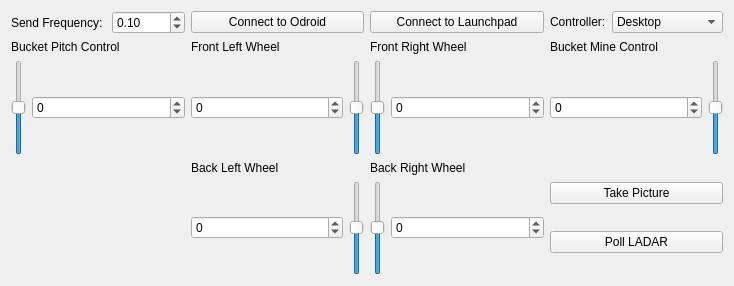
<?xml version="1.0" encoding="UTF-8"?>
<ui version="4.0">
 <class>NASAboticsControlInterfaceClass</class>
 <widget class="QWidget" name="NASAboticsControlInterfaceClass">
  <property name="geometry">
   <rect>
    <x>0</x>
    <y>0</y>
    <width>734</width>
    <height>286</height>
   </rect>
  </property>
  <property name="windowTitle">
   <string>NASAboticsControlInterface</string>
  </property>
  <layout class="QGridLayout" name="gridLayout">
   <item row="0" column="3">
    <layout class="QFormLayout" name="controller_select_layout_">
     <property name="fieldGrowthPolicy">
      <enum>QFormLayout::AllNonFixedFieldsGrow</enum>
     </property>
     <item row="0" column="0">
      <widget class="QLabel" name="controller_select_label_">
       <property name="text">
        <string>Controller:</string>
       </property>
      </widget>
     </item>
     <item row="0" column="1">
      <widget class="QComboBox" name="controller_select_">
       <property name="editable">
        <bool>false</bool>
       </property>
       <item>
        <property name="text">
         <string>Desktop</string>
        </property>
       </item>
       <item>
        <property name="text">
         <string>XBox (type1)</string>
        </property>
       </item>
      </widget>
     </item>
    </layout>
   </item>
   <item row="6" column="1">
    <layout class="QVBoxLayout" name="back_left_wheel_layout_">
     <item>
      <widget class="QLabel" name="label_5">
       <property name="text">
        <string>Back Left Wheel</string>
       </property>
      </widget>
     </item>
     <item>
      <layout class="QHBoxLayout" name="horizontalLayout_3">
       <item>
        <widget class="QSpinBox" name="back_left_wheel_spinbox_">
         <property name="minimum">
          <number>-32678</number>
         </property>
         <property name="maximum">
          <number>32678</number>
         </property>
         <property name="value">
          <number>0</number>
         </property>
        </widget>
       </item>
       <item>
        <widget class="QSlider" name="back_left_wheel_slider_">
         <property name="minimum">
          <number>-32678</number>
         </property>
         <property name="maximum">
          <number>32677</number>
         </property>
         <property name="orientation">
          <enum>Qt::Vertical</enum>
         </property>
        </widget>
       </item>
      </layout>
     </item>
    </layout>
   </item>
   <item row="6" column="2">
    <layout class="QVBoxLayout" name="back_right_wheel_layout_">
     <item>
      <widget class="QLabel" name="label_6">
       <property name="text">
        <string>Back Right Wheel</string>
       </property>
      </widget>
     </item>
     <item>
      <layout class="QHBoxLayout" name="horizontalLayout_4">
       <item>
        <widget class="QSlider" name="back_right_wheel_slider_">
         <property name="minimum">
          <number>-32678</number>
         </property>
         <property name="maximum">
          <number>32677</number>
         </property>
         <property name="orientation">
          <enum>Qt::Vertical</enum>
         </property>
        </widget>
       </item>
       <item>
        <widget class="QSpinBox" name="back_right_wheel_spinbox_">
         <property name="minimum">
          <number>-32678</number>
         </property>
         <property name="maximum">
          <number>32678</number>
         </property>
         <property name="value">
          <number>0</number>
         </property>
        </widget>
       </item>
      </layout>
     </item>
    </layout>
   </item>
   <item row="6" column="0">
    <widget class="QLabel" name="label">
     <property name="styleSheet">
      <string notr="true">image: url(:/NASAboticsControlInterface/Resources/GR_Logo.jpg);</string>
     </property>
     <property name="text">
      <string/>
     </property>
    </widget>
   </item>
   <item row="3" column="2">
    <layout class="QVBoxLayout" name="front_right_wheel_layout_">
     <item>
      <widget class="QLabel" name="label_4">
       <property name="text">
        <string>Front Right Wheel</string>
       </property>
      </widget>
     </item>
     <item>
      <layout class="QHBoxLayout" name="horizontalLayout_2">
       <item>
        <widget class="QSlider" name="front_right_wheel_slider_">
         <property name="minimum">
          <number>-32678</number>
         </property>
         <property name="maximum">
          <number>32677</number>
         </property>
         <property name="orientation">
          <enum>Qt::Vertical</enum>
         </property>
        </widget>
       </item>
       <item>
        <widget class="QSpinBox" name="front_right_wheel_spinbox_">
         <property name="minimum">
          <number>-32678</number>
         </property>
         <property name="maximum">
          <number>32678</number>
         </property>
         <property name="value">
          <number>0</number>
         </property>
        </widget>
       </item>
      </layout>
     </item>
    </layout>
   </item>
   <item row="0" column="0">
    <layout class="QFormLayout" name="send_frequency_layout_">
     <property name="fieldGrowthPolicy">
      <enum>QFormLayout::AllNonFixedFieldsGrow</enum>
     </property>
     <item row="0" column="0">
      <widget class="QLabel" name="send_frequency_label_">
       <property name="text">
        <string>Send Frequency: </string>
       </property>
      </widget>
     </item>
     <item row="0" column="1">
      <widget class="QDoubleSpinBox" name="send_frequency_spinbox_">
       <property name="maximum">
        <double>100.000000000000000</double>
       </property>
       <property name="value">
        <double>0.100000000000000</double>
       </property>
      </widget>
     </item>
    </layout>
   </item>
   <item row="3" column="3">
    <layout class="QVBoxLayout" name="mine_control_layout_">
     <item>
      <widget class="QLabel" name="label_7">
       <property name="text">
        <string>Bucket Mine Control</string>
       </property>
      </widget>
     </item>
     <item>
      <layout class="QHBoxLayout" name="horizontalLayout_5">
       <item>
        <widget class="QSpinBox" name="bucket_mine_control_spinbox_">
         <property name="minimum">
          <number>-128</number>
         </property>
         <property name="maximum">
          <number>127</number>
         </property>
        </widget>
       </item>
       <item>
        <widget class="QSlider" name="bucket_mine_control_slider_">
         <property name="minimum">
          <number>-128</number>
         </property>
         <property name="maximum">
          <number>127</number>
         </property>
         <property name="orientation">
          <enum>Qt::Vertical</enum>
         </property>
        </widget>
       </item>
      </layout>
     </item>
    </layout>
   </item>
   <item row="0" column="1">
    <widget class="QPushButton" name="connect_to_odroid_btn_">
     <property name="text">
      <string>Connect to Odroid</string>
     </property>
    </widget>
   </item>
   <item row="0" column="2">
    <widget class="QPushButton" name="connect_to_launchpad_btn_">
     <property name="text">
      <string>Connect to Launchpad</string>
     </property>
    </widget>
   </item>
   <item row="6" column="3">
    <layout class="QVBoxLayout" name="verticalLayout">
     <item>
      <widget class="QPushButton" name="take_picture_button_">
       <property name="text">
        <string>Take Picture</string>
       </property>
      </widget>
     </item>
     <item>
      <widget class="QPushButton" name="poll_ladar_button_">
       <property name="text">
        <string>Poll LADAR</string>
       </property>
      </widget>
     </item>
    </layout>
   </item>
   <item row="3" column="0">
    <layout class="QVBoxLayout" name="bucket_pitch_control_layout_">
     <item>
      <widget class="QLabel" name="label_8">
       <property name="text">
        <string>Bucket Pitch Control</string>
       </property>
      </widget>
     </item>
     <item>
      <layout class="QHBoxLayout" name="horizontalLayout_6">
       <item>
        <widget class="QSlider" name="bucket_pitch_control_slider_">
         <property name="minimum">
          <number>-128</number>
         </property>
         <property name="maximum">
          <number>127</number>
         </property>
         <property name="orientation">
          <enum>Qt::Vertical</enum>
         </property>
        </widget>
       </item>
       <item>
        <widget class="QSpinBox" name="bucket_pitch_control_spinbox_">
         <property name="minimum">
          <number>-128</number>
         </property>
         <property name="maximum">
          <number>127</number>
         </property>
        </widget>
       </item>
      </layout>
     </item>
    </layout>
   </item>
   <item row="3" column="1">
    <layout class="QVBoxLayout" name="front_left_wheel_layout_">
     <item>
      <widget class="QLabel" name="label_3">
       <property name="text">
        <string>Front Left Wheel</string>
       </property>
      </widget>
     </item>
     <item>
      <layout class="QHBoxLayout" name="horizontalLayout">
       <item>
        <widget class="QSpinBox" name="front_left_wheel_spinbox_">
         <property name="minimum">
          <number>-32678</number>
         </property>
         <property name="maximum">
          <number>32678</number>
         </property>
         <property name="value">
          <number>0</number>
         </property>
        </widget>
       </item>
       <item>
        <widget class="QSlider" name="front_left_wheel_slider_">
         <property name="minimum">
          <number>-32678</number>
         </property>
         <property name="maximum">
          <number>32677</number>
         </property>
         <property name="orientation">
          <enum>Qt::Vertical</enum>
         </property>
        </widget>
       </item>
      </layout>
     </item>
    </layout>
   </item>
  </layout>
 </widget>
 <layoutdefault spacing="6" margin="11"/>
 <tabstops>
  <tabstop>send_frequency_spinbox_</tabstop>
  <tabstop>controller_select_</tabstop>
  <tabstop>bucket_pitch_control_slider_</tabstop>
  <tabstop>bucket_pitch_control_spinbox_</tabstop>
  <tabstop>front_left_wheel_spinbox_</tabstop>
  <tabstop>front_left_wheel_slider_</tabstop>
  <tabstop>front_right_wheel_slider_</tabstop>
  <tabstop>front_right_wheel_spinbox_</tabstop>
  <tabstop>bucket_mine_control_spinbox_</tabstop>
  <tabstop>bucket_mine_control_slider_</tabstop>
  <tabstop>back_left_wheel_spinbox_</tabstop>
  <tabstop>back_left_wheel_slider_</tabstop>
  <tabstop>back_right_wheel_slider_</tabstop>
  <tabstop>back_right_wheel_spinbox_</tabstop>
 </tabstops>
 <resources/>
 <connections>
  <connection>
   <sender>bucket_pitch_control_spinbox_</sender>
   <signal>valueChanged(int)</signal>
   <receiver>bucket_pitch_control_slider_</receiver>
   <slot>setValue(int)</slot>
   <hints>
    <hint type="sourcelabel">
     <x>191</x>
     <y>124</y>
    </hint>
    <hint type="destinationlabel">
     <x>28</x>
     <y>150</y>
    </hint>
   </hints>
  </connection>
  <connection>
   <sender>bucket_pitch_control_slider_</sender>
   <signal>valueChanged(int)</signal>
   <receiver>bucket_pitch_control_spinbox_</receiver>
   <slot>setValue(int)</slot>
   <hints>
    <hint type="sourcelabel">
     <x>33</x>
     <y>150</y>
    </hint>
    <hint type="destinationlabel">
     <x>191</x>
     <y>124</y>
    </hint>
   </hints>
  </connection>
  <connection>
   <sender>front_left_wheel_spinbox_</sender>
   <signal>valueChanged(int)</signal>
   <receiver>front_left_wheel_slider_</receiver>
   <slot>setValue(int)</slot>
   <hints>
    <hint type="sourcelabel">
     <x>307</x>
     <y>124</y>
    </hint>
    <hint type="destinationlabel">
     <x>342</x>
     <y>154</y>
    </hint>
   </hints>
  </connection>
  <connection>
   <sender>front_left_wheel_slider_</sender>
   <signal>valueChanged(int)</signal>
   <receiver>front_left_wheel_spinbox_</receiver>
   <slot>setValue(int)</slot>
   <hints>
    <hint type="sourcelabel">
     <x>342</x>
     <y>154</y>
    </hint>
    <hint type="destinationlabel">
     <x>307</x>
     <y>124</y>
    </hint>
   </hints>
  </connection>
  <connection>
   <sender>front_right_wheel_spinbox_</sender>
   <signal>valueChanged(int)</signal>
   <receiver>front_right_wheel_slider_</receiver>
   <slot>setValue(int)</slot>
   <hints>
    <hint type="sourcelabel">
     <x>519</x>
     <y>124</y>
    </hint>
    <hint type="destinationlabel">
     <x>381</x>
     <y>154</y>
    </hint>
   </hints>
  </connection>
  <connection>
   <sender>front_right_wheel_slider_</sender>
   <signal>valueChanged(int)</signal>
   <receiver>front_right_wheel_spinbox_</receiver>
   <slot>setValue(int)</slot>
   <hints>
    <hint type="sourcelabel">
     <x>381</x>
     <y>154</y>
    </hint>
    <hint type="destinationlabel">
     <x>519</x>
     <y>124</y>
    </hint>
   </hints>
  </connection>
  <connection>
   <sender>back_left_wheel_spinbox_</sender>
   <signal>valueChanged(int)</signal>
   <receiver>back_left_wheel_slider_</receiver>
   <slot>setValue(int)</slot>
   <hints>
    <hint type="sourcelabel">
     <x>307</x>
     <y>244</y>
    </hint>
    <hint type="destinationlabel">
     <x>342</x>
     <y>274</y>
    </hint>
   </hints>
  </connection>
  <connection>
   <sender>back_left_wheel_slider_</sender>
   <signal>valueChanged(int)</signal>
   <receiver>back_left_wheel_spinbox_</receiver>
   <slot>setValue(int)</slot>
   <hints>
    <hint type="sourcelabel">
     <x>342</x>
     <y>274</y>
    </hint>
    <hint type="destinationlabel">
     <x>307</x>
     <y>244</y>
    </hint>
   </hints>
  </connection>
  <connection>
   <sender>back_right_wheel_slider_</sender>
   <signal>valueChanged(int)</signal>
   <receiver>back_right_wheel_spinbox_</receiver>
   <slot>setValue(int)</slot>
   <hints>
    <hint type="sourcelabel">
     <x>381</x>
     <y>274</y>
    </hint>
    <hint type="destinationlabel">
     <x>519</x>
     <y>244</y>
    </hint>
   </hints>
  </connection>
  <connection>
   <sender>back_right_wheel_spinbox_</sender>
   <signal>valueChanged(int)</signal>
   <receiver>back_right_wheel_slider_</receiver>
   <slot>setValue(int)</slot>
   <hints>
    <hint type="sourcelabel">
     <x>519</x>
     <y>244</y>
    </hint>
    <hint type="destinationlabel">
     <x>381</x>
     <y>274</y>
    </hint>
   </hints>
  </connection>
  <connection>
   <sender>bucket_mine_control_spinbox_</sender>
   <signal>valueChanged(int)</signal>
   <receiver>bucket_mine_control_slider_</receiver>
   <slot>setValue(int)</slot>
   <hints>
    <hint type="sourcelabel">
     <x>687</x>
     <y>124</y>
    </hint>
    <hint type="destinationlabel">
     <x>722</x>
     <y>154</y>
    </hint>
   </hints>
  </connection>
  <connection>
   <sender>bucket_mine_control_slider_</sender>
   <signal>valueChanged(int)</signal>
   <receiver>bucket_mine_control_spinbox_</receiver>
   <slot>setValue(int)</slot>
   <hints>
    <hint type="sourcelabel">
     <x>722</x>
     <y>154</y>
    </hint>
    <hint type="destinationlabel">
     <x>687</x>
     <y>124</y>
    </hint>
   </hints>
  </connection>
 </connections>
</ui>
